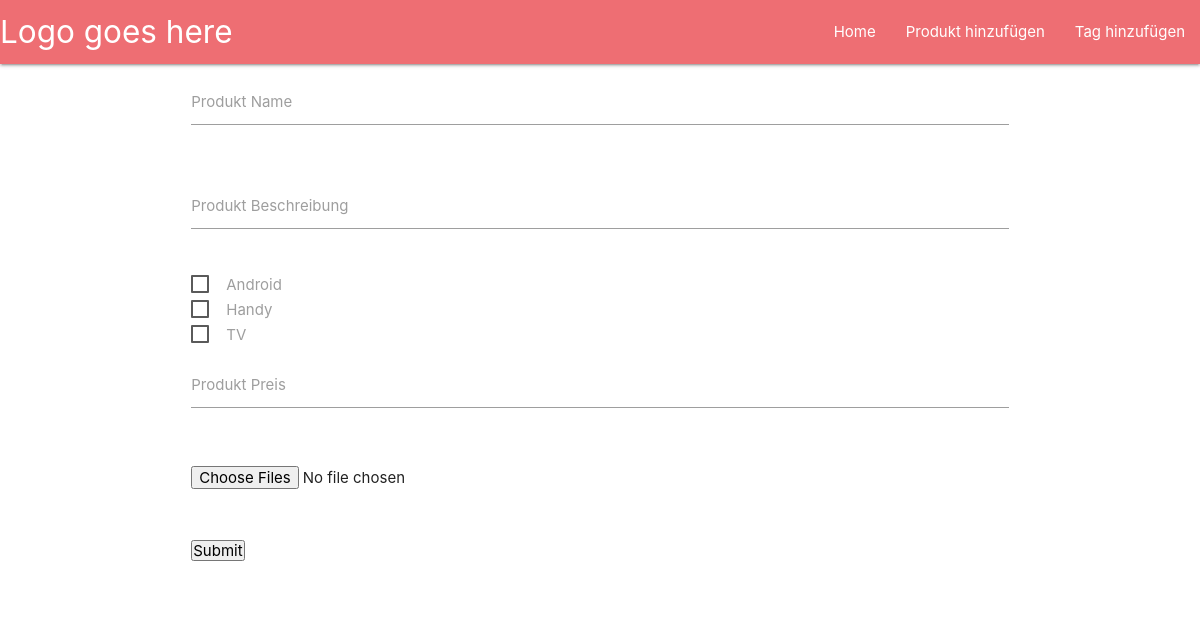
Page /create.php on the committed database.
### tables this page shows
CREATE TABLE `tag` (
  `id` varchar(255) NOT NULL,
  `name` varchar(50) NOT NULL
);

### src/Autoloader.php (called while the page is built, shortened)
<?php
class AutoloaderBak {
    private static $root;
    public function __construct() {
        self::$root = __DIR__;
    }
    function __autoload($className) {
        $rii = new RecursiveIteratorIterator(new RecursiveDirectoryIterator(self::$root));
    }
}

### src/presistence/database/Database.php (called while the page is built)
<?php
abstract class Database
{
    private static $connection = null;
    public static function instance() :DatabaseInt {
        if(self::$connection === null) {
            self::$connection = new MySQLDatabase();
        }
        return self::$connection;
    }
}

### src/presistence/database/MySQLDatabase.php (called while the page is built, shortened)
<?php
class MySQLDatabase extends DBConfig implements DatabaseInt
{
    protected $connection = null;
    public function loadList($schema, $dataType, $filter = [], $json = false)
    {
        $filterSql = $this->buildFilter($filter);
        $class = strtolower($dataType);
        $sql = 'select * from ' . $class . ' ' . $filterSql;
        $statement = $this->connection->prepare($sql);
        $statement->execute();
        $result = $statement->fetchAll(PDO::FETCH_ASSOC);
        $returnVal = [];
        foreach ($result as $data) {
            $entity = null;
            if (self::JSON === $json) {
                $entity = json_encode($data);
            } else {
                $entity = new $dataType();
                $entity->setData($data);
            }
            $returnVal[] = $entity;
        }
        if (self::JSON === $json) {
            return json_encode($returnVal);
        } else {
            return $returnVal;
        }
    }
    protected function buildFilter(array $filter = [])
    {
        $filterSql = '';
        $filterSql = substr($filterSql, 0, -4);
        return $filterSql;
    }
    protected function connect(string $schema)
    {
        if ($this->connection === NULL) {
            try {
                $this->connection = new PDO(self::DRIVER . ":host=" . self::HOST . ";dbname=" . $schema, self::USER, self::PASSWORD);
                $this->connection->setAttribute(PDO::ATTR_ERRMODE, PDO::ERRMODE_EXCEPTION);
            } catch (PDOException $e) {
                error_log($e->getMessage());
                exit();
            }
        }
    }
}

### src/presistence/entity/Entity.php (called while the page is built, shortened)
<?php
class Entity implements EntityInt
{
    protected $data = [];
    public function __construct()
    {
        $this->data[self::ID] = self::getClass() . '_' . self::getGUID();
    }
    public
    function getClass()
    {
        return get_class($this);
    }
    public static function getGUID()
    {
        if (function_exists('com_create_guid')) {
            return com_create_guid();
        } else {
            $randomValue = rand();
            $uniqueId = uniqid($randomValue, true);
            $md5Coding = md5($uniqueId);
            $uuid = strtoupper($md5Coding);
            return $uuid;
        }
    }
    public function get($fieldName)
    {
        return $this->data[$fieldName];
    }
    public
    function setData(array $data)
    {
        $this->data = $data;
    }
}

### src/create.php (the view, shortened to what this page needs)
<?php
require_once("Autoloader.php");
$tags = Database::instance()->loadList(DBConfig::SCHEMA, Tag::class);
?>
<!DOCTYPE html>
<html lang="en">
<head>
    <link rel="stylesheet" href="assets/css/style.css">
    <link rel="stylesheet" href="https://cdnjs.cloudflare.com/ajax/libs/materialize/1.0.0/css/materialize.min.css">
</head>
<body>
<header>
    <nav>
        <div class="nav-wrapper">
            <a href="#" class="brand-logo">Logo goes here</a>
            <ul id="nav-mobile" class="right hide-on-med-and-down">
                <li><a href="index.php">Home</a></li>
                <li><a href="#">Produkt hinzufügen</a></li>
                <li><a href="create-tag.php">Tag hinzufügen</a></li>
            </ul>
        </div>
    </nav>
</header>
<div class="container">
    <div class="row">
        <form class="col s12" action="<?php echo $_SERVER["PHP_SELF"]; ?>" method="post" enctype="multipart/form-data">
            <div class="row">
                <div class="input-field col s12">
                    <input id="product-name" name="name" type="text" class="validate">
                    <label for="product-name">Produkt Name</label>
                </div>
            </div>
            <div class="row">
                <div class="input-field col s12">
                    <input id="product-description" name="description" type="text" class="validate">
                    <label for="product-description">Produkt Beschreibung</label>
                </div>
            </div>
            <?php
            foreach ($tags as $tag) {
                ?>
                <p>
                    <label>
                        <span><?php echo $tag->get(Tag::NAME); ?></span>
                    </label>
                </p>
                <?php
            }
            ?>
            <div class="row">
                <div class="input-field col s12">
                    <input id="product-price" name="price" type="number" pattern="[0-9]+([\.,][0-9]+)?" step="0.05"
                           class="validate">
                    <label for="product-price">Produkt Preis</label>
                </div>
            </div>
            <div class="row">
                <div class="input-field col s12">
                    <input id="product-image" name="image[]" type="file" class="validate" multiple="multiple">
                </div>
            </div>
            <div class="row">
                <div class="input-field col s12">
                    <input id="submit" type="submit" name="submit" class="validate">
                </div>
            </div>
        </form>
    </div>
</div>
</body>
</html>

### src/assets/css/style.css (style rules this page uses)
* { margin: 0; padding: 0; }

### rows in the picture
tag: name "Android"
tag: name "Handy"
tag: name "TV"
